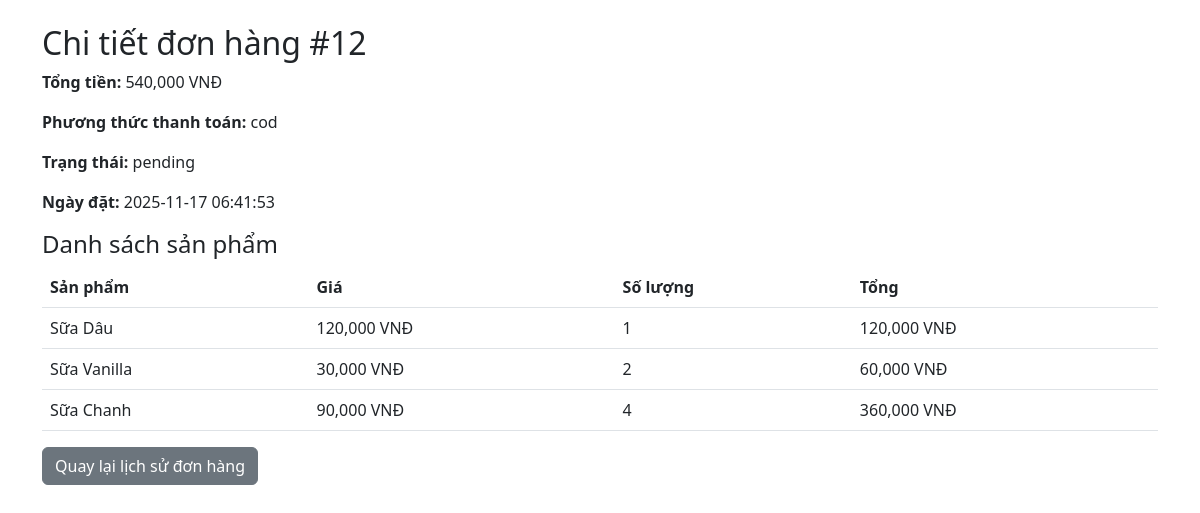
Page /order_detail.php?order_id=12 (signed in) on the committed database.
### tables this page shows
CREATE TABLE `orders` (
  `id` int(11) NOT NULL,
  `quantity` int(11) DEFAULT NULL,
  `status` enum('pending','completed','cancelled') DEFAULT 'pending',
  `created_at` timestamp NOT NULL DEFAULT current_timestamp(),
  `customer_id` int(11) NOT NULL,
  `total_amount` decimal(10,2) NOT NULL,
  `payment_method` enum('cod','bank_transfer','digital_wallet') NOT NULL
);

CREATE TABLE `order_details` (
  `id` int(11) NOT NULL,
  `order_id` int(11) NOT NULL,
  `product_id` int(11) NOT NULL,
  `quantity` int(11) NOT NULL,
  `price` decimal(10,2) NOT NULL
);

CREATE TABLE `products` (
  `id` int(11) NOT NULL,
  `name` varchar(255) NOT NULL,
  `price` decimal(10,2) NOT NULL,
  `description` text DEFAULT NULL,
  `image` varchar(255) DEFAULT NULL,
  `stock` int(11) NOT NULL DEFAULT 50,
  `search_count` int(11) NOT NULL DEFAULT 0
);

### order_detail.php (the view, shortened to what this page needs)
<?php
include 'includes/config.php';
$order_id = $_GET['order_id'];
$customer_id = $_SESSION['customer_id'];
$stmt = $conn->prepare("SELECT * FROM orders WHERE id = ? AND customer_id = ?");
$stmt->bind_param("ii", $order_id, $customer_id);
$stmt->execute();
$order = $stmt->get_result()->fetch_assoc();
$stmt = $conn->prepare("SELECT od.*, p.name FROM order_details od JOIN products p ON od.product_id = p.id WHERE od.order_id = ?");
$stmt->bind_param("i", $order_id);
$stmt->execute();
$order_details = $stmt->get_result()->fetch_all(MYSQLI_ASSOC);
?>
<!DOCTYPE html>
<html lang="vi">
<head>
    <link href="https://cdn.jsdelivr.net/npm/bootstrap@5.3.0/dist/css/bootstrap.min.css" rel="stylesheet">
</head>
<body>
    <div class="container mt-4">
        <h2>Chi tiết đơn hàng #<?php echo $order_id; ?></h2>
        <p><strong>Tổng tiền:</strong> <?php echo number_format($order['total_amount']); ?> VNĐ</p>
        <p><strong>Phương thức thanh toán:</strong> <?php echo htmlspecialchars($order['payment_method']); ?></p>
        <p><strong>Trạng thái:</strong> <?php echo htmlspecialchars($order['status']); ?></p>
        <p><strong>Ngày đặt:</strong> <?php echo $order['created_at']; ?></p>
        <h4>Danh sách sản phẩm</h4>
        <table class="table">
            <thead>
                <tr>
                    <th>Sản phẩm</th>
                    <th>Giá</th>
                    <th>Số lượng</th>
                    <th>Tổng</th>
                </tr>
            </thead>
            <tbody>
                <?php foreach ($order_details as $detail): ?>
                    <tr>
                        <td><?php echo htmlspecialchars($detail['name']); ?></td>
                        <td><?php echo number_format($detail['price']); ?> VNĐ</td>
                        <td><?php echo $detail['quantity']; ?></td>
                        <td><?php echo number_format($detail['price'] * $detail['quantity']); ?> VNĐ</td>
                    </tr>
                <?php endforeach; ?>
            </tbody>
        </table>
        <a href="order_history.php" class="btn btn-secondary">Quay lại lịch sử đơn hàng</a>
    </div>
</body>
</html>

### rows in the picture
orders: total_amount "540,000", payment_method "cod", status "pending", created_at "2025-11-17 06:41:53"
order_details: product.name "Sữa Dâu", price "120,000", quantity "1", $detail['price'] * $detail['quantity'] "120,000"
order_details: product.name "Sữa Vanilla", price "30,000", quantity "2", $detail['price'] * $detail['quantity'] "60,000"
order_details: product.name "Sữa Chanh", price "90,000", quantity "4", $detail['price'] * $detail['quantity'] "360,000"

### other values in the picture
$order_id "12"
